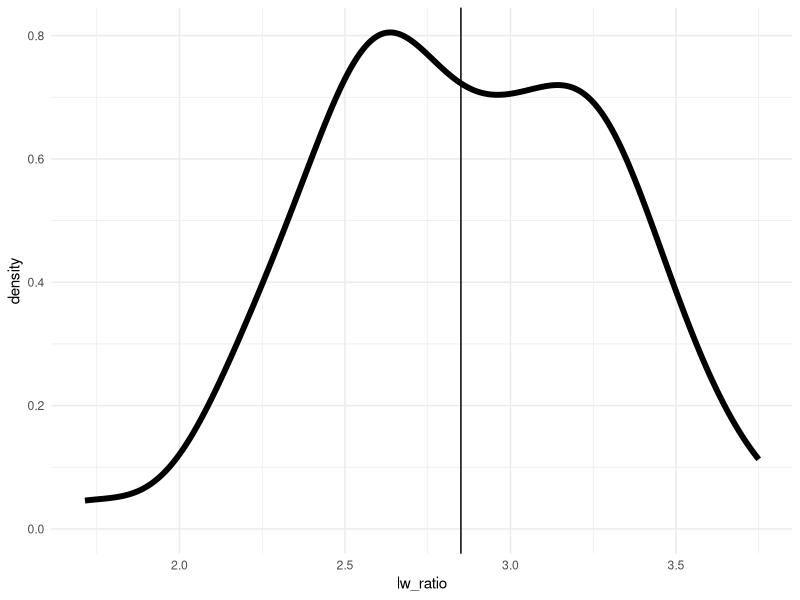
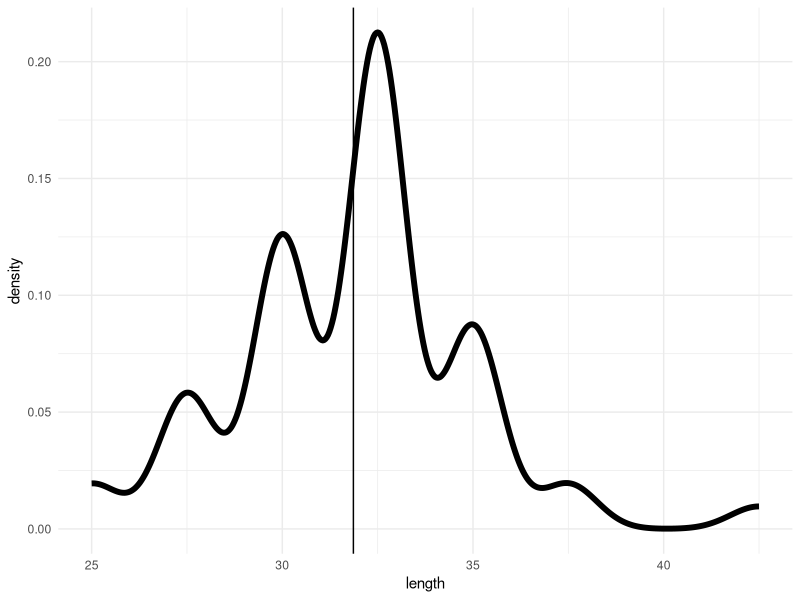
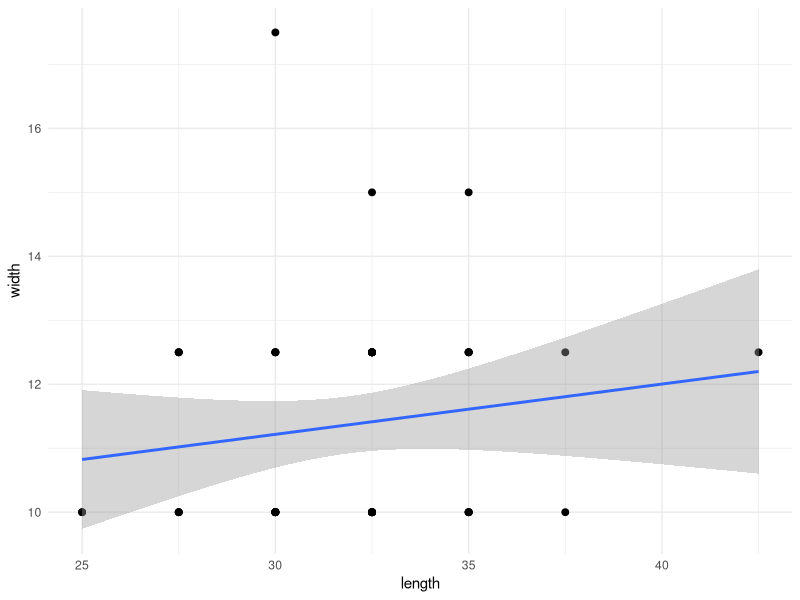
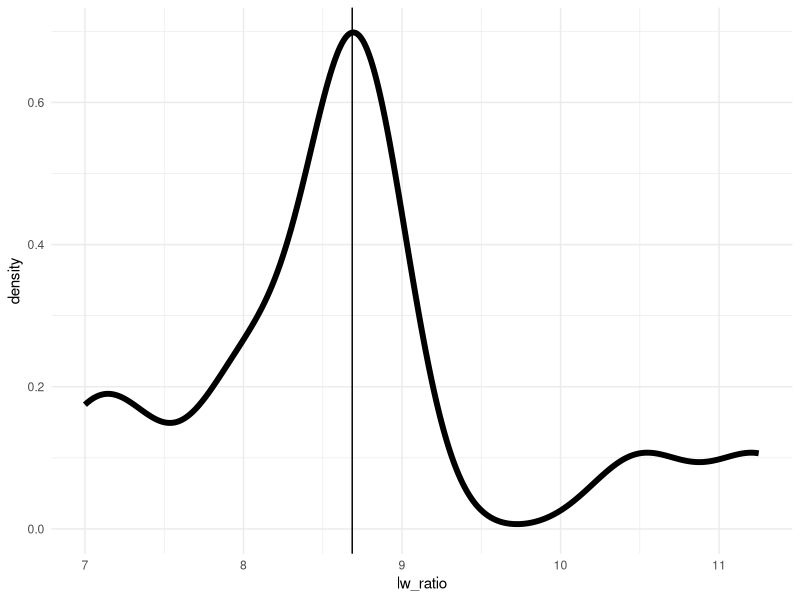

Write R code to recreate these figures, in order.
library(tidyverse)
conidia<- read_csv("data/conidia.csv") %>%
  rename_all(. %>% tolower) %>%
  mutate(lw_ratio=length/width)
foot_cell<- read_csv("data/foot_cell.csv")%>%
  mutate(lw_ratio=length/width)

ggplot(conidia, aes(lw_ratio))+
  geom_density(size=2) +
  geom_vline(xintercept = mean(conidia$lw_ratio))+
  theme_minimal()

ggplot(conidia, aes(length))+
  geom_density(size=2) +
  geom_vline(xintercept = mean(conidia$length))+
  theme_minimal()

ggplot(conidia, aes(length, width))+
  geom_point(size=2) +
  geom_smooth(method="lm")+
  theme_minimal()

ggplot(foot_cell, aes(lw_ratio))+
  geom_density(size=2) +
  geom_vline(xintercept = mean(foot_cell$lw_ratio, na.rm = T))+
  theme_minimal()
